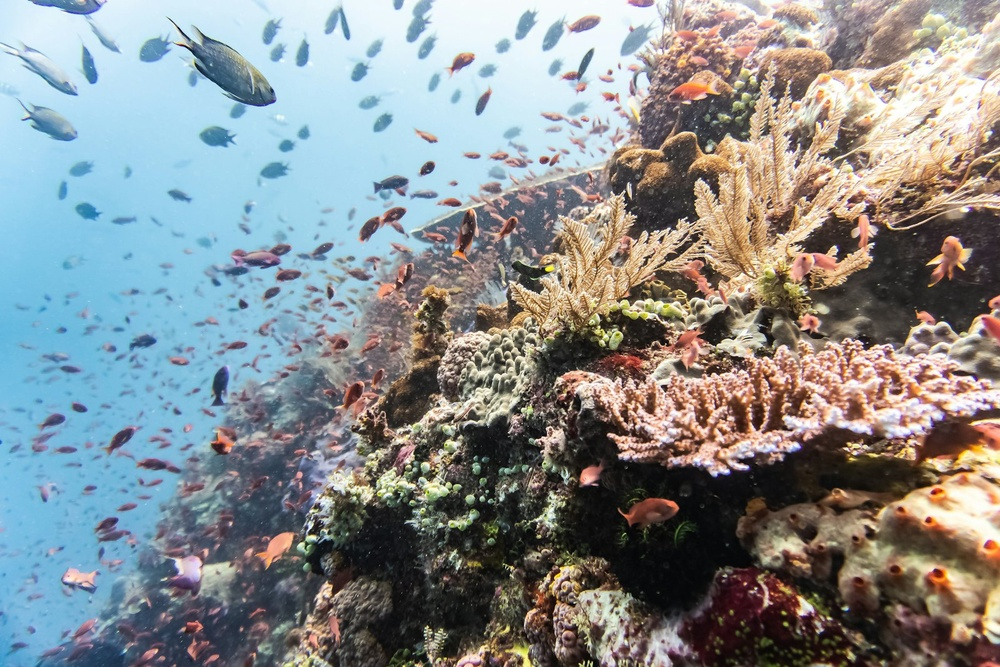
#> input picture assets/img/destinations/batu-bolong.jpg, 1000 x 667 px, shrunk from 1600 x 1067 before the run
$ python vibrant_hero.py ../assets/img/destinations/batu-bolong.jpg ../assets/img/destinations/index.jpg
#> lines starting #> are read from the running program, lines starting #| are printed output that depends on the picture
# -*- coding: utf-8 -*-
"""One-off tool for the hero photo. Two earlier passes taught us what each
knob actually does:
  - CLAHE (local/adaptive contrast) was what caused the "weird when zoomed"
    artifacts — it forces contrast per-tile, which reads as fake/patchy up
    close. Left out entirely, on purpose.
  - A plain, uniform saturation lift is what makes the colors read as vivid
    island colors instead of the real haze — that part was never the
    problem, so it's back, just dialed to a level that still looks real.
  - A tight, small-radius unsharp mask sharpens actual texture (grass, rock)
    without the big soft halos a wide-radius sharpen leaves on skylines.
"""
import sys

import cv2
import numpy as np


def process(path_in, path_out, sat_mult=1.3, contrast=1.045, sharpen=0.45, radius=1.1):
#> called with path_out = '../assets/img/destinations/index.jpg', sat_mult = 1.3, contrast = 1.04, sharpen = 0.45, radius = 1.1
    img = cv2.imread(path_in).astype(np.float32)

    # even, global S-curve — no CLAHE, so no per-tile "fake HDR" patchiness
    img = (img - 127.5) * contrast + 127.5
    img = np.clip(img, 0, 255).astype(np.uint8)

    # uniform saturation lift (HSV), not local — same effect everywhere in frame
    hsv = cv2.cvtColor(img, cv2.COLOR_BGR2HSV).astype(np.float32)
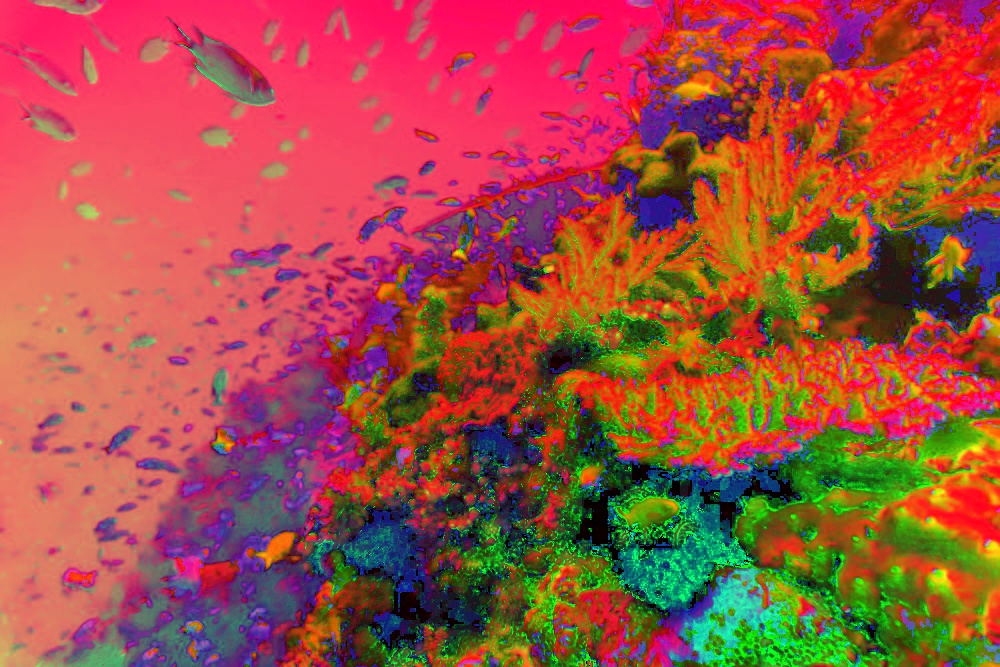
#> hsv: shape (667, 1000, 3) float32; mean B, G, R 67.3, 77.9, 162
    hsv[:, :, 1] = np.clip(hsv[:, :, 1] * sat_mult, 0, 255)
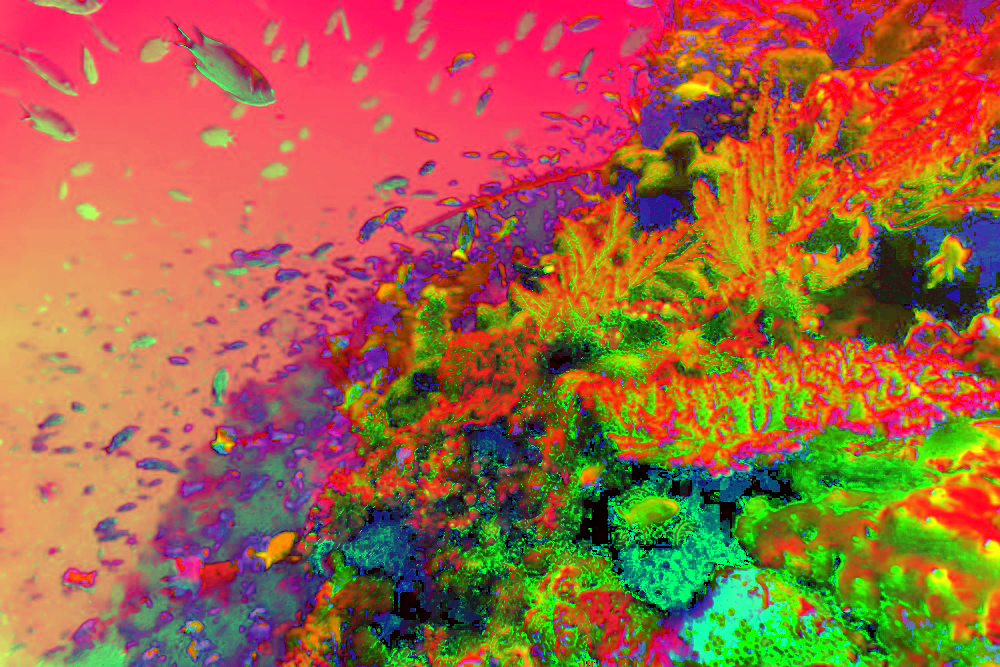
#> hsv: shape (667, 1000, 3) float32; mean B, G, R 67.3, 100.5, 162
    img = cv2.cvtColor(hsv.astype(np.uint8), cv2.COLOR_HSV2BGR)
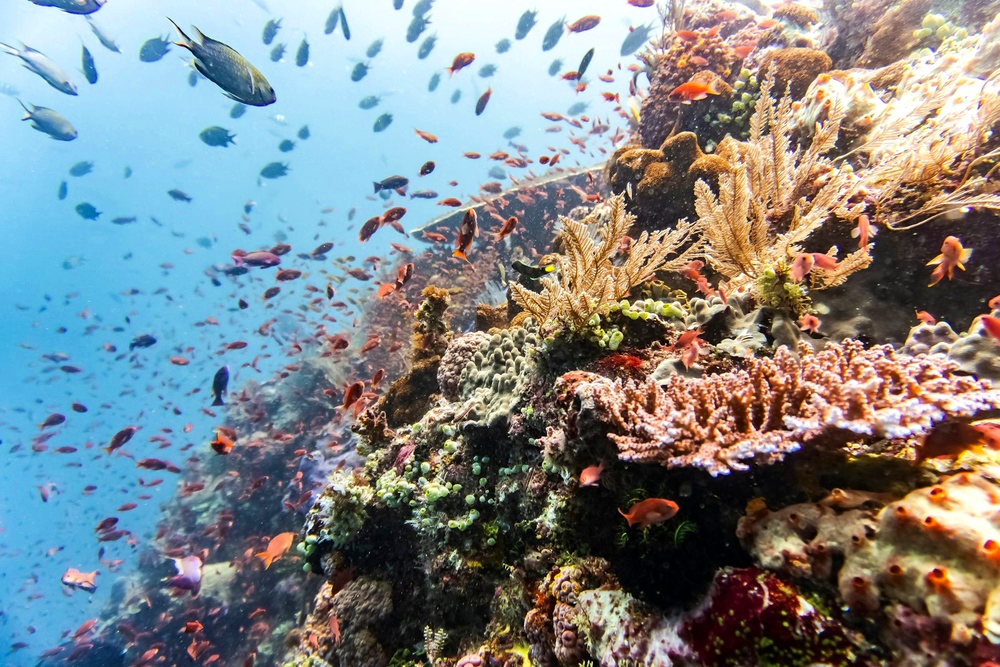
#> img: shape (667, 1000, 3); mean B, G, R 136.5, 134.7, 127.6

    # small-radius unsharp mask: sharpens fine texture, not big halos on skylines
    blur = cv2.GaussianBlur(img, (0, 0), radius)
    img = cv2.addWeighted(img, 1 + sharpen, blur, -sharpen, 0)

    cv2.imwrite(path_out, img, [cv2.IMWRITE_JPEG_QUALITY, 94])


if __name__ == "__main__":
    process(sys.argv[1], sys.argv[2])

$ run again, on assets/img/destinations/kanawa-island.jpg
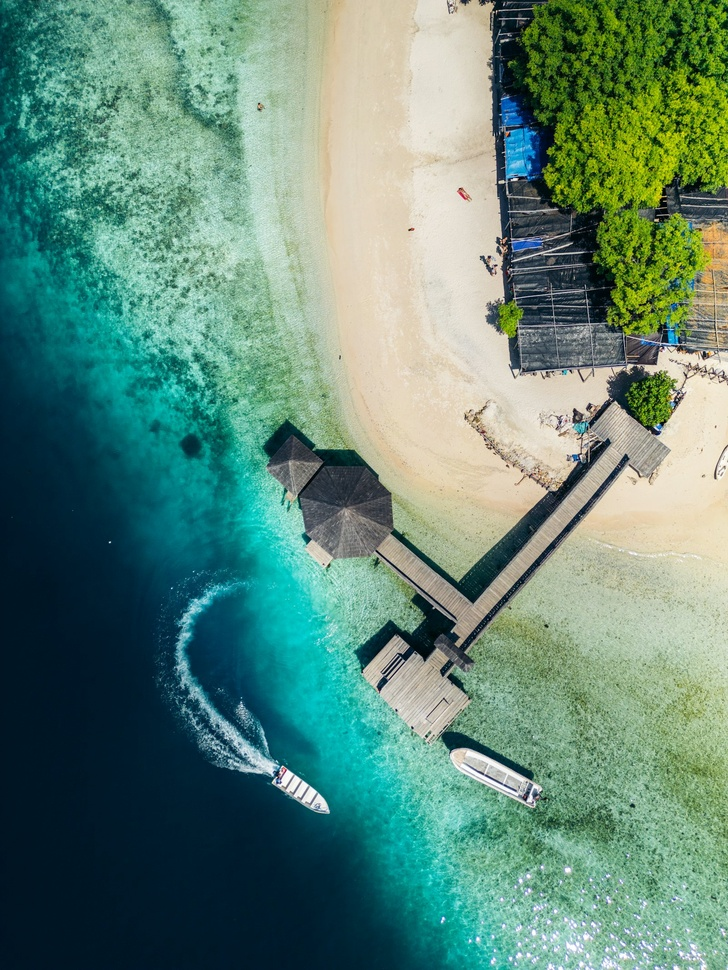
#> input picture assets/img/destinations/kanawa-island.jpg, 728 x 970 px, shrunk from 1600 x 2133 before the run
#> in process, `hsv[:, :, 1] = np.clip(hsv[:, :, 1] * sat_mult, 0, 255)`:
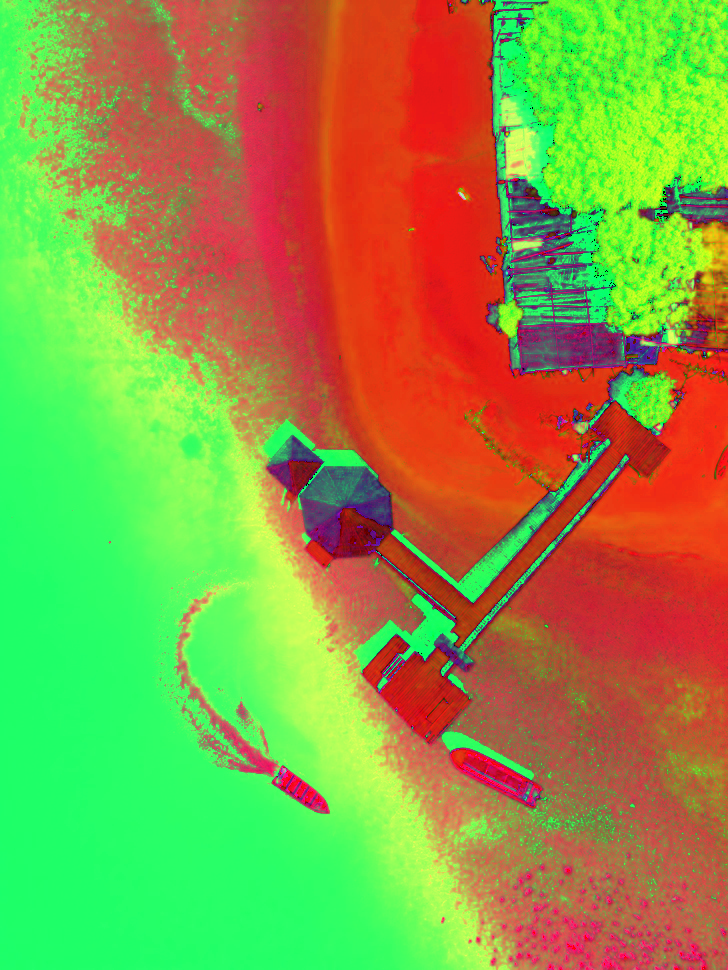
#> hsv: shape (970, 728, 3) float32; mean B, G, R 69, 155.3, 142.5
#> in process, `img = cv2.cvtColor(hsv.astype(np.uint8), cv2.COLOR_HSV2BGR)`:
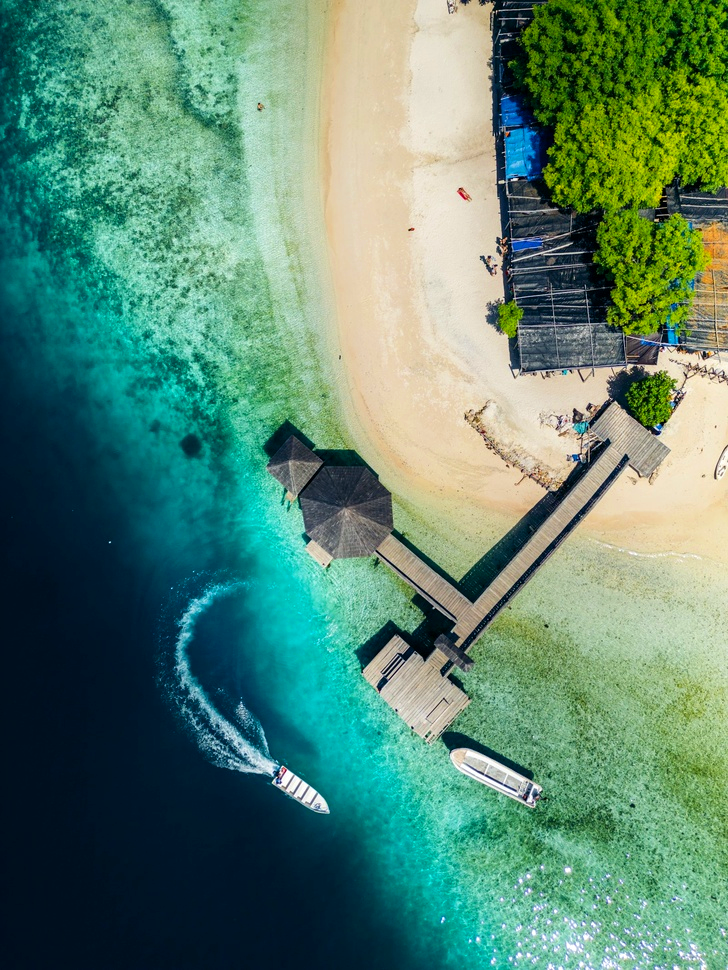
#> img: shape (970, 728, 3); mean B, G, R 113, 134.3, 90.3

$ run again, on assets/img/destinations/kelor-island.jpg
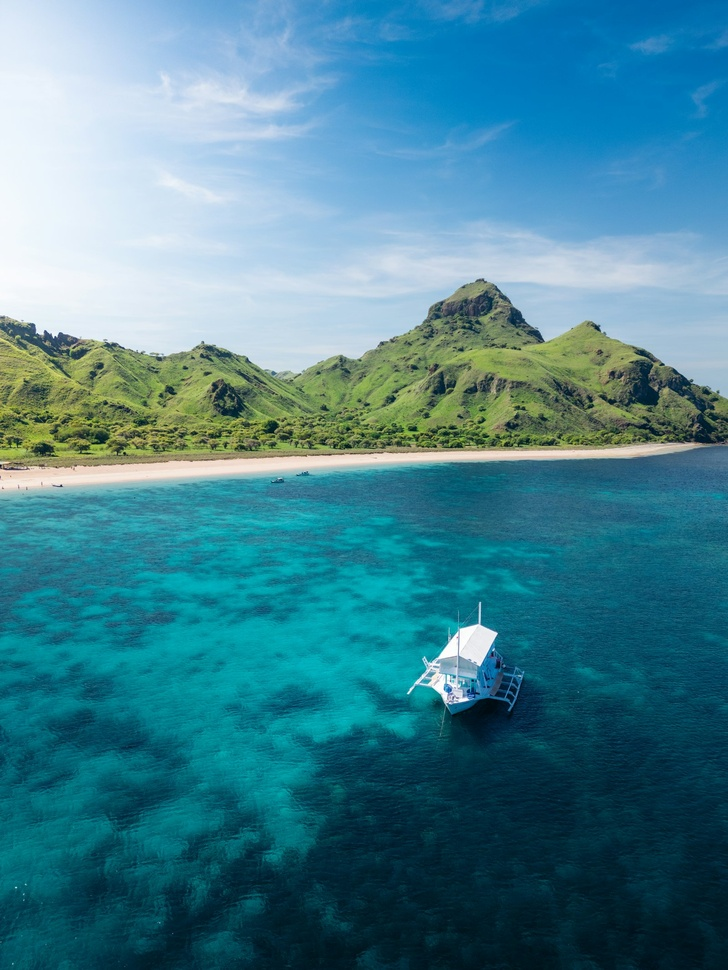
#> input picture assets/img/destinations/kelor-island.jpg, 728 x 970 px, shrunk from 1600 x 2133 before the run
#> in process, `hsv[:, :, 1] = np.clip(hsv[:, :, 1] * sat_mult, 0, 255)`:
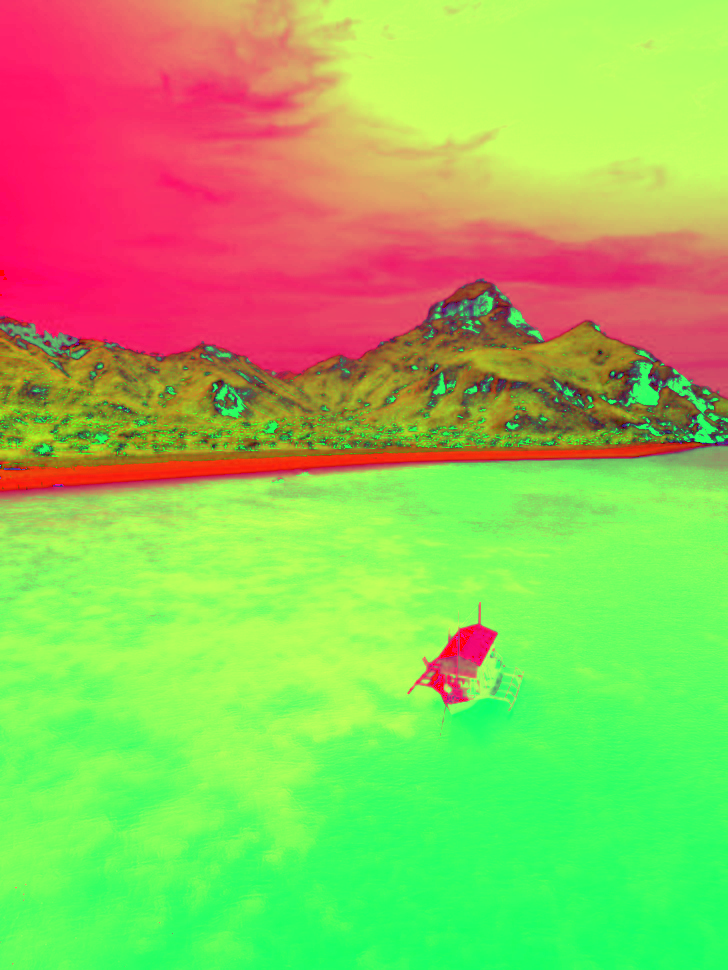
#> hsv: shape (970, 728, 3) float32; mean B, G, R 91.9, 190.7, 151.5
#> in process, `img = cv2.cvtColor(hsv.astype(np.uint8), cv2.COLOR_HSV2BGR)`:
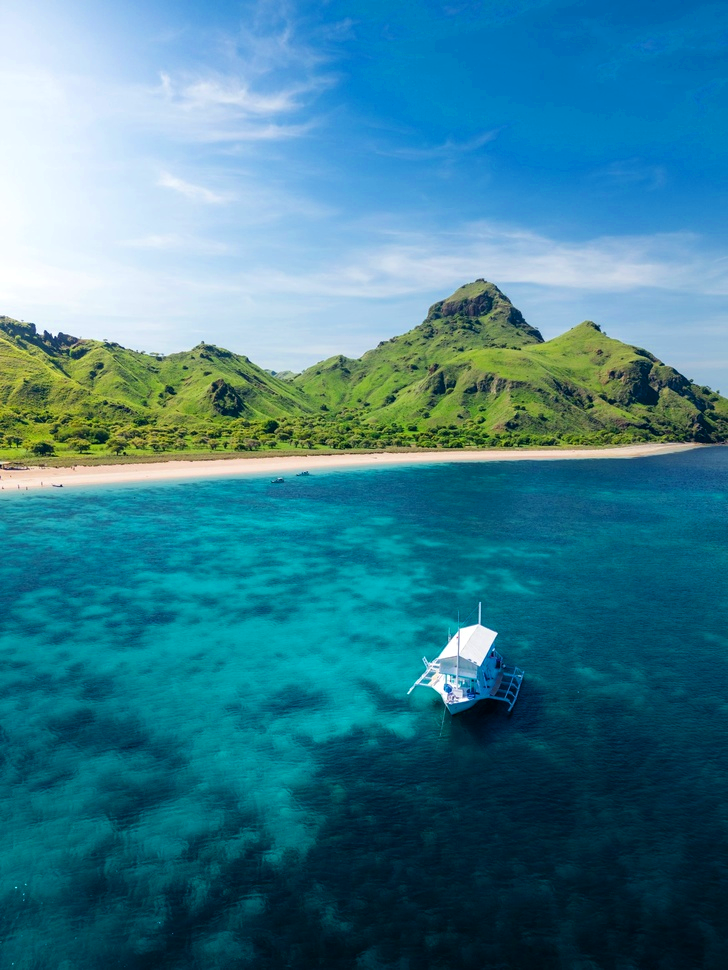
#> img: shape (970, 728, 3); mean B, G, R 144, 126.1, 58.7
